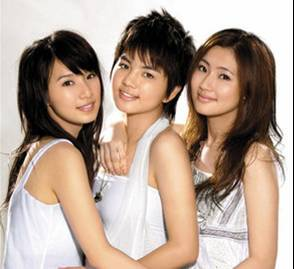
#> input picture assets/she.jpg, 294 x 269 px, found by its file name
$ python face_detector.py
#> lines starting #> are read from the running program, lines starting #| are printed output that depends on the picture; after the words box and inside, x2 and y2 are one past the last pixel; in counts of white or black regions, pixels touching at a corner belong together
import numpy as np
import cv2 as cv

# very basic face detector using openCV


def main():
    image_name = '../asset/she.jpg'
    face_cascade = cv.CascadeClassifier('../data/haarcascade_frontalface_default.xml')
    img = cv.imread(image_name)
#> img is the input picture: shape (269, 294, 3); mean B, G, R 147.4, 161.3, 181.4
    gray = cv.cvtColor(img, cv.COLOR_BGR2GRAY)
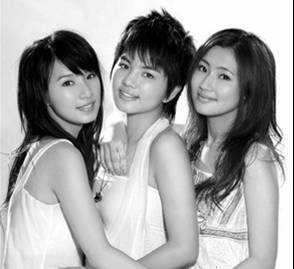
#> gray: shape (269, 294); min 0, max 255, mean 165.7

    faces = face_cascade.detectMultiScale(gray, scaleFactor=1.3, minNeighbors=4, minSize=(30, 30),flags=cv.CASCADE_SCALE_IMAGE)
#> faces = [[181, 48, 66, 66]]
    for (x,y,w,h) in faces:
        cv.rectangle(img, (x, y), (x+w, y+h), (0, 255, 0), 2)
#> this loop made 1 pass
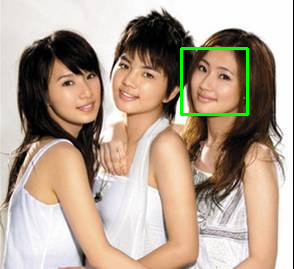
#> img: shape (269, 294, 3); 1% of pixels changed, all inside (x1, y1, x2, y2) = (180, 47, 249, 116)

    cv.imshow('img',img)
    cv.waitKey(0)
    cv.destroyAllWindows()


if __name__ == '__main__':
    main()
